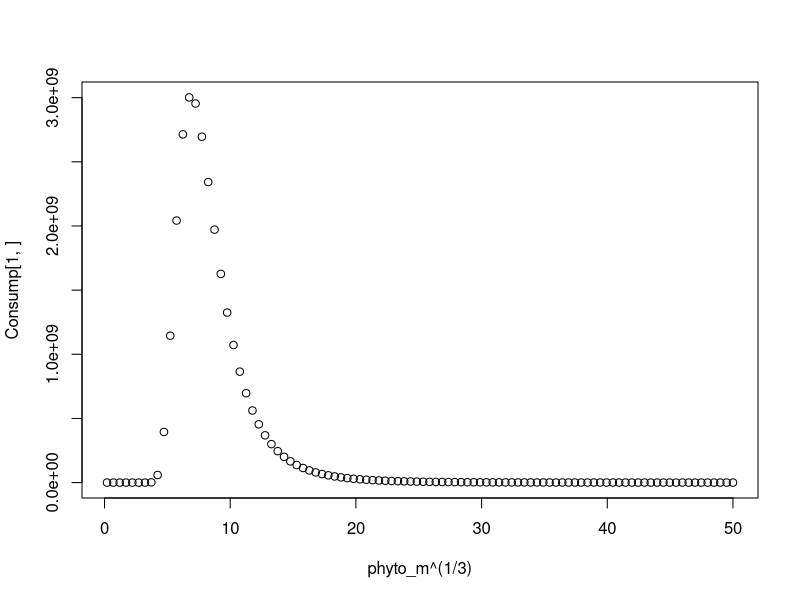
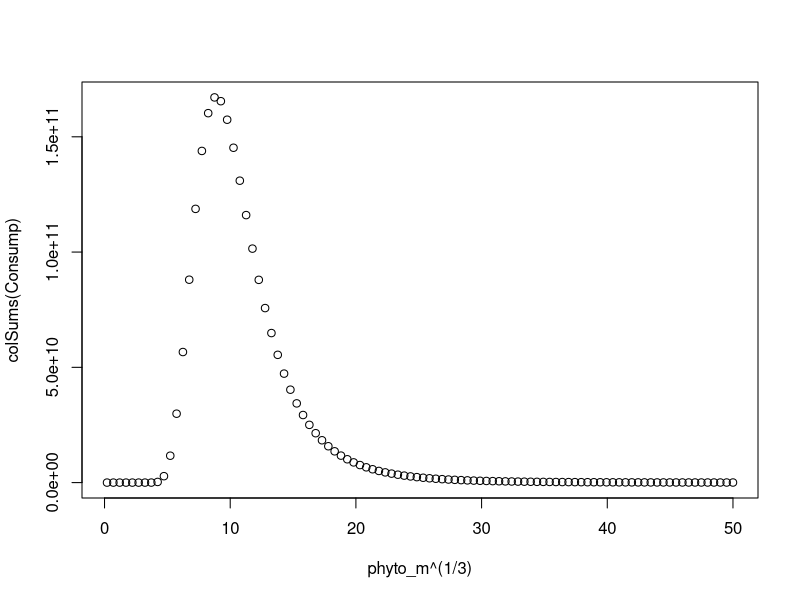

Here is the R script that generated these plots, in order:
# number of prey species / size c;ass of prey 
w <- 100
  
# Interference term
C_0 <- 1
phi <- 0.25 # scaling exponent

# Handling time
h_0 <- 1
eta_pd <- -0.75
eta_py <- 0.5
E_h <- 0.65

# Attack (Capture) rate
a_0 <- 1
alpha_pd <- 0.92
alpha_py <- 0.66
E_a <- mean(c(-0.46, -0.96)) # range from -0.46 to -0.96

T_0 <- 293.15 #(K)
k <- 8.617333262145 * (10^(-5))
R_opt <- (1/0.07)^3
gamma <- 2 # assymetrical hump-shaped curve

q <- 0

Interfer_func <- function(m_pd){
  c <- C_0 * (m_pd^phi) * (m_pd^phi)
  return(c)
}

Handling_func <- function(m_pd, m_py, Temp){
  h_0 * (m_pd^eta_pd) * (m_py^eta_py) * exp((E_h * (Temp - T_0)) / (k * Temp * T_0))
}

Pref_func <- function(m_pd, m_py){
  p <- ( (m_pd / (m_py * R_opt)) * exp(1 - (m_pd / (m_py * R_opt))) ) ^ gamma
  return(p)
}

Attack_func <- function(m_pd, m_py, Temp){
  atta <- a_0 * (m_pd^alpha_pd) * (m_py^alpha_py) * pref * exp((E_h * (Temp - T_0)) / (k * Temp * T_0))
  return(atta)
}


phyto_m <- (seq(from = 0.2, to = 50, length = w))^3
phyto_D <- 10^5 * phyto_m^(-3/4)
#plot(x = log(phyto_m^(1/3)), y = log(phyto_D))
zp_m <- (seq(from = 100, to = 150, length = 50))^3
zp_D <- 1


#plot(x = phyto_m^(1/3), y = attack)

Consump <- as.data.frame(matrix(0, length(zp_m), length(phyto_m)))

for (i in 1:length(zp_m)){
  
  intf <- Interfer_func(m_pd = zp_m[i])
  handle <- Handling_func(m_pd = zp_m[i], m_py = phyto_m, Temp = 25 + 273.15)
  pref <- Pref_func(m_pd = zp_m[i], m_py = phyto_m)
  attack <- Attack_func(m_pd = zp_m[i], m_py = phyto_m, Temp = 25 + 273.15)
  
  for (j in 1:length(phyto_m)){
    Consump[i, j] <- w * attack[j] * (phyto_D[j])^(1 + q) / 
                    ( 1 + intf * zp_D + w * handle[j] * (sum(phyto_D[j]) - phyto_D[j])^(1+q) )
  }  
}


plot(x = phyto_m^(1/3), y = Consump[1,])
plot(x = phyto_m^(1/3), y = colSums(Consump))

